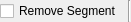
<ui version="4.0" >
 <class>QG_Divide2Options</class>
 <widget class="QWidget" name="QG_Divide2Options" >
  <property name="geometry" >
   <rect>
    <x>0</x>
    <y>0</y>
    <width>131</width>
    <height>22</height>
   </rect>
  </property>
  <property name="sizePolicy" >
   <sizepolicy vsizetype="Fixed" hsizetype="Maximum" >
    <horstretch>0</horstretch>
    <verstretch>0</verstretch>
   </sizepolicy>
  </property>
  <property name="minimumSize" >
   <size>
    <width>0</width>
    <height>22</height>
   </size>
  </property>
  <property name="maximumSize" >
   <size>
    <width>200</width>
    <height>22</height>
   </size>
  </property>
  <property name="windowTitle" >
   <string>Bevel Options</string>
  </property>
  <property name="toolTip" >
   <string/>
  </property>
  <layout class="QHBoxLayout" >
   <property name="spacing" >
    <number>6</number>
   </property>
   <property name="leftMargin" >
    <number>0</number>
   </property>
   <property name="topMargin" >
    <number>0</number>
   </property>
   <property name="rightMargin" >
    <number>0</number>
   </property>
   <property name="bottomMargin" >
    <number>0</number>
   </property>
   <item>
    <widget class="QCheckBox" name="cbRemove" >
     <property name="toolTip" >
      <string>Check to remove segments, uncheck to keep them</string>
     </property>
     <property name="text" >
      <string>Remove Segment</string>
     </property>
    </widget>
   </item>
   <item>
    <widget class="Line" name="sep1" >
     <property name="sizePolicy" >
      <sizepolicy vsizetype="Minimum" hsizetype="Fixed" >
       <horstretch>0</horstretch>
       <verstretch>0</verstretch>
      </sizepolicy>
     </property>
     <property name="frameShape" >
      <enum>QFrame::VLine</enum>
     </property>
     <property name="frameShadow" >
      <enum>QFrame::Sunken</enum>
     </property>
     <property name="orientation" >
      <enum>Qt::Vertical</enum>
     </property>
    </widget>
   </item>
  </layout>
 </widget>
 <layoutdefault spacing="6" margin="11" />
 <pixmapfunction>qPixmapFromMimeSource</pixmapfunction>
 <includes>
  <include location="local" >rs_line.h</include>
  <include location="local" >rs_settings.h</include>
  <include location="local" >rs_modification.h</include>
  <include location="local" >rs_actionmodifybevel.h</include>
 </includes>
 <resources/>
 <connections/>
</ui>
